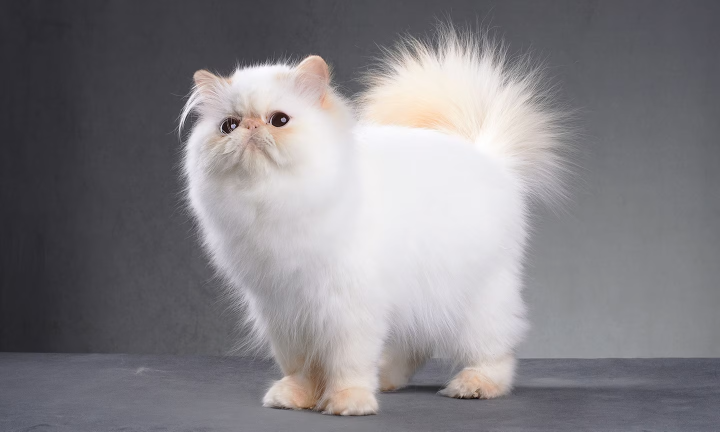
#> input picture assets/images/cat1.png, 1439 x 863 px (shown at 1/2 size)
$ jupyter execute L6_image_resizing.ipynb
#> lines starting #> are read from the running program, lines starting #| are printed output that depends on the picture
[cell 1]
import cv2
import numpy as np
import matplotlib.pyplot as plt

from core.entities.constants import Paths as p

[cell 2]
image_path = p.IMAGE_ASSETS / "cat1.png"

[cell 3]
img = cv2.imread(image_path)
#> img is the input picture: shape (863, 1439, 3); mean B, G, R 134.2, 130, 132.5
img = cv2.cvtColor(img, cv2.COLOR_BGR2RGB)
plt.figure()
plt.imshow(img)

[cell 4]
img_crop = img[225:275, 434:484, :]
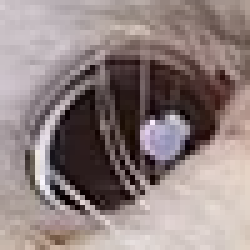
#> img_crop: shape (50, 50, 3) (shown 5 times larger); mean R, G, B 144.3, 129.6, 128.3
plt.figure()
plt.imshow(img_crop)

[cell 5]
interp_methods = [
    cv2.INTER_AREA,
    cv2.INTER_CUBIC,
    cv2.INTER_LINEAR,
    cv2.INTER_LANCZOS4,
    cv2.INTER_NEAREST,
]

interp_title = ["area", "cubic", "linear", "lanczos", "nearest"]

[cell 6]
def resize_and_plot_image(img: np.ndarray, scale: float) -> None:
#> called with scale = 0.25
    height, width, _ = img.shape
#> height = 50; width = 50
    plt.figure()
    plt.subplot(2, 3, 1)
    plt.title("original")
    plt.imshow(img)

    for i in range (len(interp_methods)):
        method = interp_methods[i]
        title = interp_title[i]
        plt.subplot(2, 3, i + 2)
        img_resize = cv2.resize(img, (int(width * scale), int(height * scale)), interpolation=method)

        plt.title(title)
        plt.imshow(img_resize)

[cell 7]
resize_and_plot_image(img_crop, 0.25)
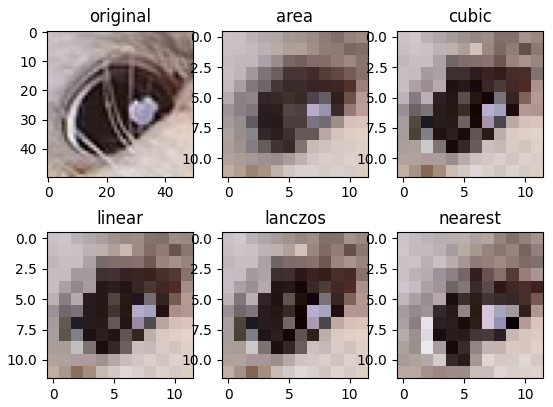
#> figure drawn by matplotlib, 6 panels

[cell 8]
resize_and_plot_image(img_crop, 4)
#> the loop in resize_and_plot_image (call 2), `for i in range (len(interp_methods)):` made 5 passes
#> pass 2, in resize_and_plot_image (call 2), `img_resize = cv2.resize(img, (int(width * scale), int(height * scale))..`:
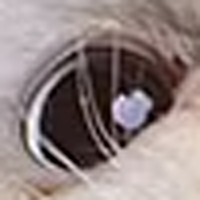
#> img_resize: shape (200, 200, 3); mean R, G, B 144.3, 129.6, 128.4
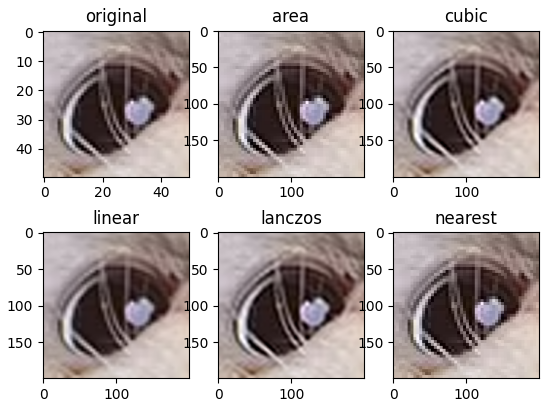
#> figure drawn by matplotlib, 6 panels

$ run again, with assets/images/colored_balls.jpg saved as assets/images/cat1.png
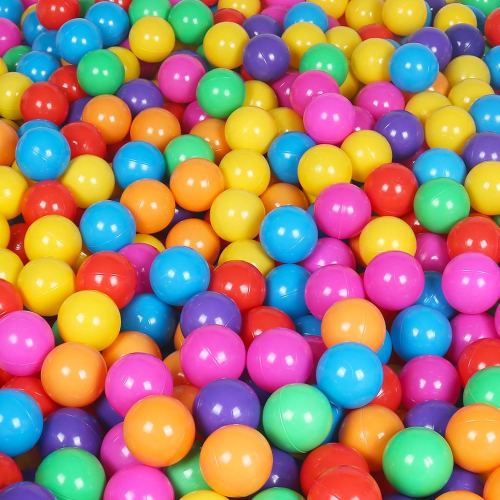
#> input picture assets/images/colored_balls.jpg, 1000 x 1000 px (shown at 1/2 size)
#> img is the input picture: shape (1000, 1000, 3); mean B, G, R 113.2, 128.7, 164.6
#> `img_crop = img[225:275, 434:484, :]`:
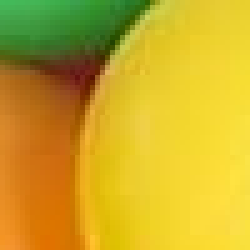
#> img_crop: shape (50, 50, 3) (shown 5 times larger); mean R, G, B 202.5, 170.2, 38.6
